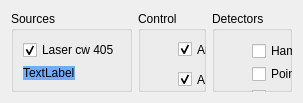
      <widget class="QWidget" name="Devices">
       <attribute name="title">
        <string>Devices</string>
       </attribute>
       <layout class="QGridLayout" name="gridLayout_5">
        <item row="0" column="0">
         <layout class="QGridLayout" name="gridLayout" columnstretch="2,1,1" columnminimumwidth="0,0,0">
          <property name="sizeConstraint">
           <enum>QLayout::SetMinimumSize</enum>
          </property>
          <item row="0" column="2">
           <widget class="QGroupBox" name="groupBox_2">
            <property name="title">
             <string>Detectors</string>
            </property>
            <widget class="QWidget" name="layoutWidget">
             <property name="geometry">
              <rect>
               <x>40</x>
               <y>30</y>
               <width>120</width>
               <height>83</height>
              </rect>
             </property>
             <layout class="QVBoxLayout" name="verticalLayout_9">
              <property name="spacing">
               <number>3</number>
              </property>
              <property name="sizeConstraint">
               <enum>QLayout::SetMinimumSize</enum>
              </property>
              <item>
               <widget class="QCheckBox" name="checkBox_Camera">
                <property name="text">
                 <string>Hamamatsu camera</string>
                </property>
                <property name="checked">
                 <bool>false</bool>
                </property>
               </widget>
              </item>
              <item>
               <widget class="QCheckBox" name="checkBox_Camera_PG">
                <property name="text">
                 <string>PointGrey camera</string>
                </property>
                <property name="checked">
                 <bool>false</bool>
                </property>
               </widget>
              </item>
              <item>
               <widget class="QCheckBox" name="checkBox_TDC">
                <property name="text">
                 <string>Aurea TDC</string>
                </property>
                <property name="checked">
                 <bool>false</bool>
                </property>
               </widget>
              </item>
              <item>
               <widget class="QCheckBox" name="checkBox_Oscillo">
                <property name="text">
                 <string>Oscilloscope</string>
                </property>
                <property name="checked">
                 <bool>true</bool>
                </property>
               </widget>
              </item>
             </layout>
            </widget>
           </widget>
          </item>
          <item row="0" column="0">
           <widget class="QGroupBox" name="groupBox_3">
            <property name="title">
             <string>Sources</string>
            </property>
            <layout class="QGridLayout" name="gridLayout_13">
             <item row="0" column="0">
              <layout class="QVBoxLayout" name="verticalLayout_38">
               <item>
                <widget class="QCheckBox" name="checkBox_Laser">
                 <property name="text">
                  <string>Laser cw 405</string>
                 </property>
                 <property name="checked">
                  <bool>true</bool>
                 </property>
                </widget>
               </item>
               <item>
                <layout class="QHBoxLayout" name="horizontalLayout_55" stretch="1,1">
                 <item>
                  <widget class="QLabel" name="label_50">
                   <property name="maximumSize">
                    <size>
                     <width>1024</width>
                     <height>16777215</height>
                    </size>
                   </property>
                   <property name="styleSheet">
                    <string notr="true">background-color: rgb(111, 174, 255);</string>
                   </property>
                   <property name="text">
                    <string>TextLabel</string>
                   </property>
                   <property name="scaledContents">
                    <bool>true</bool>
                   </property>
                  </widget>
                 </item>
                 <item>
                  <widget class="QwtScaleWidget" name="ScaleWidget" native="true"/>
                 </item>
                </layout>
               </item>
              </layout>
             </item>
            </layout>
           </widget>
          </item>
          <item row="0" column="1">
           <widget class="QGroupBox" name="groupBox_4">
            <property name="title">
             <string>Control</string>
            </property>
            <widget class="QGroupBox" name="groupBox_8">
             <property name="geometry">
              <rect>
               <x>50</x>
               <y>270</y>
               <width>105</width>
               <height>50</height>
              </rect>
             </property>
             <property name="title">
              <string>Shutter</string>
             </property>
             <layout class="QGridLayout" name="gridLayout_10">
              <item row="0" column="0">
               <widget class="QCheckBox" name="checkBox_Shutter">
                <property name="text">
                 <string>Close / Open</string>
                </property>
                <property name="checked">
                 <bool>true</bool>
                </property>
               </widget>
              </item>
             </layout>
            </widget>
            <widget class="QGroupBox" name="groupBox_9">
             <property name="geometry">
              <rect>
               <x>190</x>
               <y>270</y>
               <width>105</width>
               <height>50</height>
              </rect>
             </property>
             <property name="title">
              <string>Airflow</string>
             </property>
             <layout class="QGridLayout" name="gridLayout_11">
              <item row="0" column="0">
               <widget class="QCheckBox" name="checkBox_Shutter_2">
                <property name="text">
                 <string>On / Off</string>
                </property>
                <property name="checked">
                 <bool>true</bool>
                </property>
               </widget>
              </item>
             </layout>
            </widget>
            <widget class="QCheckBox" name="checkBox_APT_hwp_out">
             <property name="geometry">
              <rect>
               <x>40</x>
               <y>120</y>
               <width>131</width>
               <height>17</height>
              </rect>
             </property>
             <property name="text">
              <string>APT Motor HWP out</string>
             </property>
             <property name="checked">
              <bool>true</bool>
             </property>
            </widget>
            <widget class="QCheckBox" name="checkBox_APT_hwp_laser">
             <property name="geometry">
              <rect>
               <x>40</x>
               <y>150</y>
               <width>131</width>
               <height>17</height>
              </rect>
             </property>
             <property name="text">
              <string>APT Motor HWP laser</string>
             </property>
             <property name="checked">
              <bool>true</bool>
             </property>
            </widget>
            <widget class="QCheckBox" name="checkBox_Arduino">
             <property name="geometry">
              <rect>
               <x>40</x>
               <y>30</y>
               <width>60</width>
               <height>17</height>
              </rect>
             </property>
             <property name="text">
              <string>Arduino</string>
             </property>
             <property name="checked">
              <bool>true</bool>
             </property>
            </widget>
            <widget class="QCheckBox" name="checkBox_APT_hwp">
             <property name="geometry">
              <rect>
               <x>40</x>
               <y>60</y>
               <width>99</width>
               <height>17</height>
              </rect>
             </property>
             <property name="text">
              <string>APT Motor HWP</string>
             </property>
             <property name="checked">
              <bool>true</bool>
             </property>
            </widget>
            <widget class="QCheckBox" name="checkBox_APT_qwp">
             <property name="geometry">
              <rect>
               <x>40</x>
               <y>90</y>
               <width>100</width>
               <height>17</height>
              </rect>
             </property>
             <property name="text">
              <string>APT Motor QWP</string>
             </property>
             <property name="checked">
              <bool>true</bool>
             </property>
            </widget>
            <widget class="QGroupBox" name="groupBox_11">
             <property name="geometry">
              <rect>
               <x>50</x>
               <y>340</y>
               <width>105</width>
               <height>50</height>
              </rect>
             </property>
             <property name="title">
              <string>Shutter output</string>
             </property>
             <layout class="QGridLayout" name="gridLayout_12">
              <item row="0" column="0">
               <widget class="QCheckBox" name="checkBox_Shutter_out">
                <property name="text">
                 <string>Close / Open</string>
                </property>
                <property name="checked">
                 <bool>true</bool>
                </property>
               </widget>
              </item>
             </layout>
            </widget>
            <widget class="QWidget" name="layoutWidget">
             <property name="geometry">
              <rect>
               <x>181</x>
               <y>21</y>
               <width>251</width>
               <height>215</height>
              </rect>
             </property>
             <layout class="QHBoxLayout" name="horizontalLayout_54">
              <item>
               <layout class="QVBoxLayout" name="verticalLayout_36">
                <item>
                 <widget class="QLabel" name="label_49">
                  <property name="text">
                   <string>APT controllers</string>
                  </property>
                 </widget>
                </item>
                <item>
                 <widget class="QListWidget" name="listWidget_APT"/>
                </item>
               </layout>
              </item>
              <item>
               <layout class="QVBoxLayout" name="verticalLayout_35">
                <item>
                 <widget class="QPushButton" name="pushButton_Home">
                  <property name="text">
                   <string>Home</string>
                  </property>
                 </widget>
                </item>
                <item>
                 <layout class="QVBoxLayout" name="verticalLayout_33">
                  <property name="spacing">
                   <number>2</number>
                  </property>
                  <item>
                   <widget class="QLineEdit" name="lineEdit_mAbs">
                    <property name="text">
                     <string>0</string>
                    </property>
                   </widget>
                  </item>
                  <item>
                   <widget class="QPushButton" name="pushButton_mAbs">
                    <property name="text">
                     <string>Move Abs</string>
                    </property>
                   </widget>
                  </item>
                 </layout>
                </item>
                <item>
                 <layout class="QVBoxLayout" name="verticalLayout_34">
                  <property name="spacing">
                   <number>2</number>
                  </property>
                  <item>
                   <widget class="QLineEdit" name="lineEdit_mRel">
                    <property name="text">
                     <string>0</string>
                    </property>
                   </widget>
                  </item>
                  <item>
                   <widget class="QPushButton" name="pushButton_mRel">
                    <property name="text">
                     <string>Move Rel</string>
                    </property>
                   </widget>
                  </item>
                 </layout>
                </item>
                <item>
                 <layout class="QVBoxLayout" name="verticalLayout_37">
                  <property name="spacing">
                   <number>2</number>
                  </property>
                  <item>
                   <widget class="QLineEdit" name="lineEdit_getPos">
                    <property name="text">
                     <string>0</string>
                    </property>
                   </widget>
                  </item>
                  <item>
                   <widget class="QPushButton" name="pushButton_getPos">
                    <property name="text">
                     <string>Get Pos</string>
                    </property>
                   </widget>
                  </item>
                 </layout>
                </item>
               </layout>
              </item>
             </layout>
            </widget>
           </widget>
          </item>
         </layout>
        </item>
       </layout>
      </widget>
